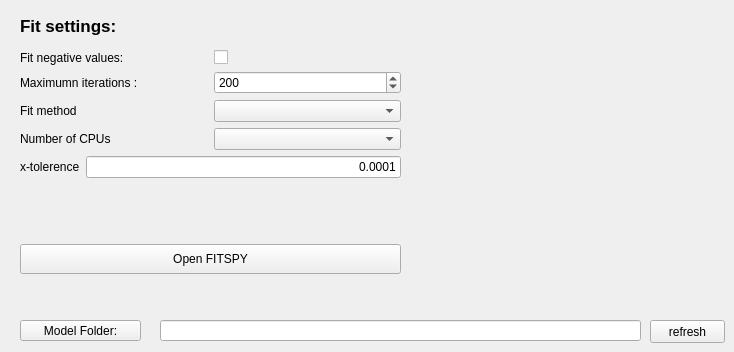
              <widget class="QWidget" name="fit_settings_3">
               <property name="enabled">
                <bool>true</bool>
               </property>
               <attribute name="title">
                <string>More settings</string>
               </attribute>
               <widget class="QLabel" name="label_74">
                <property name="geometry">
                 <rect>
                  <x>20</x>
                  <y>10</y>
                  <width>121</width>
                  <height>31</height>
                 </rect>
                </property>
                <property name="font">
                 <font>
                  <pointsize>13</pointsize>
                  <weight>75</weight>
                  <bold>true</bold>
                 </font>
                </property>
                <property name="text">
                 <string>Fit settings:</string>
                </property>
               </widget>
               <widget class="QWidget" name="layoutWidget_2">
                <property name="geometry">
                 <rect>
                  <x>20</x>
                  <y>50</y>
                  <width>381</width>
                  <height>224</height>
                 </rect>
                </property>
                <layout class="QVBoxLayout" name="verticalLayout_48">
                 <item>
                  <layout class="QHBoxLayout" name="horizontalLayout_83">
                   <item>
                    <widget class="QLabel" name="label_51">
                     <property name="text">
                      <string>Fit negative values:</string>
                     </property>
                    </widget>
                   </item>
                   <item>
                    <widget class="QCheckBox" name="cb_fit_negative_2">
                     <property name="text">
                      <string/>
                     </property>
                    </widget>
                   </item>
                  </layout>
                 </item>
                 <item>
                  <layout class="QHBoxLayout" name="horizontalLayout_84">
                   <item>
                    <widget class="QLabel" name="label_75">
                     <property name="text">
                      <string>Maximumn iterations :</string>
                     </property>
                    </widget>
                   </item>
                   <item>
                    <widget class="QSpinBox" name="max_iteration_2">
                     <property name="prefix">
                      <string/>
                     </property>
                     <property name="maximum">
                      <number>10000</number>
                     </property>
                     <property name="value">
                      <number>200</number>
                     </property>
                    </widget>
                   </item>
                  </layout>
                 </item>
                 <item>
                  <layout class="QHBoxLayout" name="horizontalLayout_85">
                   <item>
                    <widget class="QLabel" name="label_76">
                     <property name="text">
                      <string>Fit method</string>
                     </property>
                    </widget>
                   </item>
                   <item>
                    <widget class="QComboBox" name="cbb_fit_methods_2"/>
                   </item>
                  </layout>
                 </item>
                 <item>
                  <layout class="QHBoxLayout" name="horizontalLayout_86">
                   <item>
                    <widget class="QLabel" name="label_77">
                     <property name="text">
                      <string>Number of CPUs</string>
                     </property>
                    </widget>
                   </item>
                   <item>
                    <widget class="QComboBox" name="cbb_cpu_number_2"/>
                   </item>
                  </layout>
                 </item>
                 <item>
                  <layout class="QHBoxLayout" name="horizontalLayout_87">
                   <item>
                    <widget class="QLabel" name="label_78">
                     <property name="text">
                      <string>x-tolerence</string>
                     </property>
                    </widget>
                   </item>
                   <item>
                    <widget class="QLineEdit" name="xtol_2">
                     <property name="text">
                      <string>0.0001</string>
                     </property>
                     <property name="alignment">
                      <set>Qt::AlignRight|Qt::AlignTrailing|Qt::AlignVCenter</set>
                     </property>
                    </widget>
                   </item>
                  </layout>
                 </item>
                 <item>
                  <spacer name="verticalSpacer_17">
                   <property name="orientation">
                    <enum>Qt::Vertical</enum>
                   </property>
                   <property name="sizeHint" stdset="0">
                    <size>
                     <width>20</width>
                     <height>40</height>
                    </size>
                   </property>
                  </spacer>
                 </item>
                 <item>
                  <widget class="QPushButton" name="btn_open_fitspy_3">
                   <property name="minimumSize">
                    <size>
                     <width>0</width>
                     <height>30</height>
                    </size>
                   </property>
                   <property name="maximumSize">
                    <size>
                     <width>16777215</width>
                     <height>30</height>
                    </size>
                   </property>
                   <property name="toolTip">
                    <string>Open FITSPY application</string>
                   </property>
                   <property name="text">
                    <string>Open FITSPY</string>
                   </property>
                  </widget>
                 </item>
                </layout>
               </widget>
               <widget class="QLineEdit" name="l_defaut_folder_model_3">
                <property name="geometry">
                 <rect>
                  <x>160</x>
                  <y>320</y>
                  <width>481</width>
                  <height>21</height>
                 </rect>
                </property>
               </widget>
               <widget class="QPushButton" name="btn_default_folder_model_3">
                <property name="geometry">
                 <rect>
                  <x>20</x>
                  <y>320</y>
                  <width>121</width>
                  <height>21</height>
                 </rect>
                </property>
                <property name="text">
                 <string>Model Folder:</string>
                </property>
               </widget>
               <widget class="QPushButton" name="btn_refresh_model_folder_3">
                <property name="geometry">
                 <rect>
                  <x>650</x>
                  <y>320</y>
                  <width>75</width>
                  <height>23</height>
                 </rect>
                </property>
                <property name="text">
                 <string>refresh</string>
                </property>
               </widget>
              </widget>
